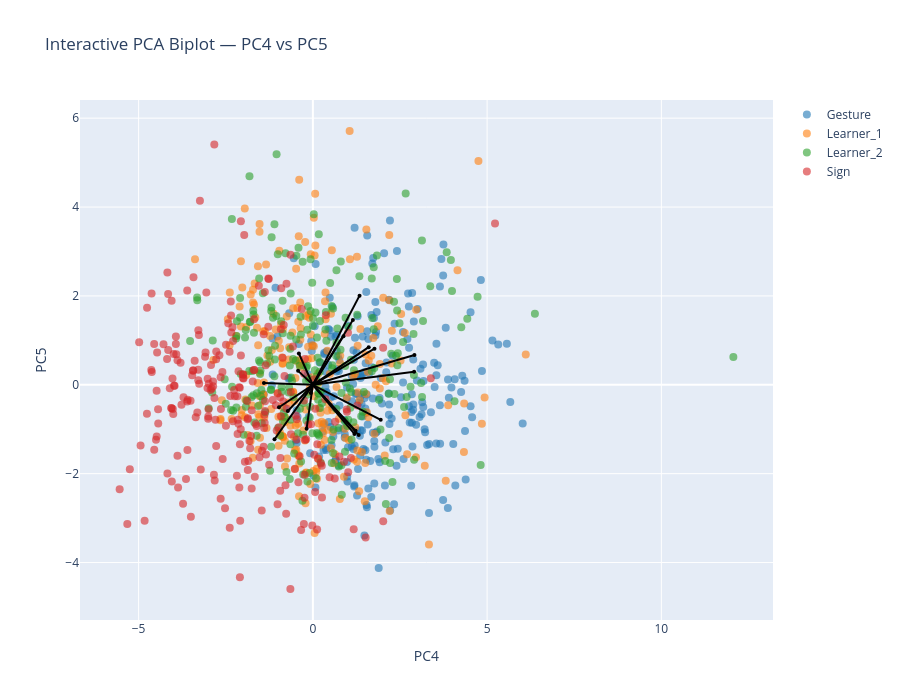

The notebook cell this image was saved under:
### Markdown cell above
## P4-P5

### Code cell
interactive_PCA_biplot(score=x_new_GS, 
                       coeff=loadings_GS, 
                       labels=feature_names, 
                       y=y, 
                       selected_vars=selected_vars, 
                       pc_x=4, 
                       pc_y=5,
                       le=le,
                       show_labels=False)

### Figure 1 — Plotly figure (JSON) as saved in the notebook; plotly's stock layout.template omitted (floating-point values rounded to 4 significant figures; data arrays with more than 128 entries replaced by an {"elided": "..."} marker saying what was removed)
{"data": [{"hoverinfo": "text", "marker": {"color": "#1f77b4", "opacity": 0.6, "size": 8}, "mode": "markers", "name": "Gesture", "showlegend": true, "text": {"elided": "248 str values"}, "type": "scatter", "x": {"elided": "248 float values"}, "y": {"elided": "248 float values"}}, {"hoverinfo": "text", "marker": {"color": "#ff7f0e", "opacity": 0.6, "size": 8}, "mode": "markers", "name": "Learner_1", "showlegend": true, "text": {"elided": "244 str values"}, "type": "scatter", "x": {"elided": "244 float values"}, "y": {"elided": "244 float values"}}, {"hoverinfo": "text", "marker": {"color": "#2ca02c", "opacity": 0.6, "size": 8}, "mode": "markers", "name": "Learner_2", "showlegend": true, "text": {"elided": "240 str values"}, "type": "scatter", "x": {"elided": "240 float values"}, "y": {"elided": "240 float values"}}, {"hoverinfo": "text", "marker": {"color": "#d62728", "opacity": 0.6, "size": 8}, "mode": "markers", "name": "Sign", "showlegend": true, "text": {"elided": "239 str values"}, "type": "scatter", "x": {"elided": "239 float values"}, "y": {"elided": "239 float values"}}, {"hoverinfo": "text", "hovertext": "gross__variability__arm_speed_Gstd", "line": {"color": "black"}, "marker": {"size": 4}, "mode": "lines+markers", "showlegend": false, "textposition": "top center", "type": "scatter", "x": [0, -0.05107], "y": [0, -0.09726]}, {"hoverinfo": "text", "hovertext": "gross__magnitude__arm_speed_peak_mean", "line": {"color": "black"}, "marker": {"size": 4}, "mode": "lines+markers", "showlegend": false, "textposition": "top center", "type": "scatter", "x": [0, -0.424], "y": [0, 0.3134]}, {"hoverinfo": "text", "hovertext": "gross__rhythm__arm_speed_mod_depth", "line": {"color": "black"}, "marker": {"size": 4}, "mode": "lines+markers", "showlegend": false, "textposition": "top center", "type": "scatter", "x": [0, -1.405], "y": [0, 0.04016]}, {"hoverinfo": "text", "hovertext": "gross__magnitude__arm_acc_Gmean", "line": {"color": "black"}, "marker": {"size": 4}, "mode": "lines+markers", "showlegend": false, "textposition": "top center", "type": "scatter", "x": [0, -0.9722], "y": [0, -0.5044]}, {"hoverinfo": "text", "hovertext": "gross__variability__arm_acc_Gstd", "line": {"color": "black"}, "marker": {"size": 4}, "mode": "lines+markers", "showlegend": false, "textposition": "top center", "type": "scatter", "x": [0, -0.1799], "y": [0, -0.9866]}, {"hoverinfo": "text", "hovertext": "gross__magnitude__arm_acc_peak_mean", "line": {"color": "black"}, "marker": {"size": 4}, "mode": "lines+markers", "showlegend": false, "textposition": "top center", "type": "scatter", "x": [0, -0.7195], "y": [0, -0.5896]}, {"hoverinfo": "text", "hovertext": "gross__rhythm__arm_acc_mod_depth", "line": {"color": "black"}, "marker": {"size": 4}, "mode": "lines+markers", "showlegend": false, "textposition": "top center", "type": "scatter", "x": [0, -1.1], "y": [0, -1.225]}, {"hoverinfo": "text", "hovertext": "gross__rhythm__arm_speed_sampen", "line": {"color": "black"}, "marker": {"size": 4}, "mode": "lines+markers", "showlegend": false, "textposition": "top center", "type": "scatter", "x": [0, -0.05813], "y": [0, -0.1837]}, {"hoverinfo": "text", "hovertext": "gross__smoothness__arm_intermittency", "line": {"color": "black"}, "marker": {"size": 4}, "mode": "lines+markers", "showlegend": false, "textposition": "top center", "type": "scatter", "x": [0, 2.905], "y": [0, 0.2925]}, {"hoverinfo": "text", "hovertext": "gross__rhythm__band1_band_power_totalarm", "line": {"color": "black"}, "marker": {"size": 4}, "mode": "lines+markers", "showlegend": false, "textposition": "top center", "type": "scatter", "x": [0, -0.4014], "y": [0, 0.7049]}, {"hoverinfo": "text", "hovertext": "gross__magnitude__bbmv_arms_total", "line": {"color": "black"}, "marker": {"size": 4}, "mode": "lines+markers", "showlegend": false, "textposition": "top center", "type": "scatter", "x": [0, 1.339], "y": [0, 2.006]}, {"hoverinfo": "text", "hovertext": "fine__handshape__fingertip_spread_mean", "line": {"color": "black"}, "marker": {"size": 4}, "mode": "lines+markers", "showlegend": false, "textposition": "top center", "type": "scatter", "x": [0, 1.193], "y": [0, -1.105]}, {"hoverinfo": "text", "hovertext": "fine__variability__fingertip_spread_std", "line": {"color": "black"}, "marker": {"size": 4}, "mode": "lines+markers", "showlegend": false, "textposition": "top center", "type": "scatter", "x": [0, 1.225], "y": [0, -1.035]}, {"hoverinfo": "text", "hovertext": "fine__handshape__thumb_index_mean", "line": {"color": "black"}, "marker": {"size": 4}, "mode": "lines+markers", "showlegend": false, "textposition": "top center", "type": "scatter", "x": [0, 1.315], "y": [0, -1.131]}, {"hoverinfo": "text", "hovertext": "fine__variability__thumb_index_std", "line": {"color": "black"}, "marker": {"size": 4}, "mode": "lines+markers", "showlegend": false, "textposition": "top center", "type": "scatter", "x": [0, 1.768], "y": [0, 0.8122]}, {"hoverinfo": "text", "hovertext": "fine__handshape__mcp_tip_mean", "line": {"color": "black"}, "marker": {"size": 4}, "mode": "lines+markers", "showlegend": false, "textposition": "top center", "type": "scatter", "x": [0, 1.947], "y": [0, -0.7886]}, {"hoverinfo": "text", "hovertext": "fine__variability__handshape_variability", "line": {"color": "black"}, "marker": {"size": 4}, "mode": "lines+markers", "showlegend": false, "textposition": "top center", "type": "scatter", "x": [0, 1.602], "y": [0, 0.846]}, {"hoverinfo": "text", "hovertext": "fine__magnitude__flexion_speed_mean", "line": {"color": "black"}, "marker": {"size": 4}, "mode": "lines+markers", "showlegend": false, "textposition": "top center", "type": "scatter", "x": [0, 1.149], "y": [0, 1.46]}, {"hoverinfo": "text", "hovertext": "fine__variability__flexion_speed_std", "line": {"color": "black"}, "marker": {"size": 4}, "mode": "lines+markers", "showlegend": false, "textposition": "top center", "type": "scatter", "x": [0, 0.8785], "y": [0, 1.093]}, {"hoverinfo": "text", "hovertext": "fine__smoothness__flexion_intermittency", "line": {"color": "black"}, "marker": {"size": 4}, "mode": "lines+markers", "showlegend": false, "textposition": "top center", "type": "scatter", "x": [0, 2.915], "y": [0, 0.6695]}], "layout": {"height": 700, "hovermode": "closest", "title": {"text": "Interactive PCA Biplot — PC4 vs PC5"}, "width": 900, "xaxis": {"title": {"text": "PC4"}}, "yaxis": {"title": {"text": "PC5"}}}}
